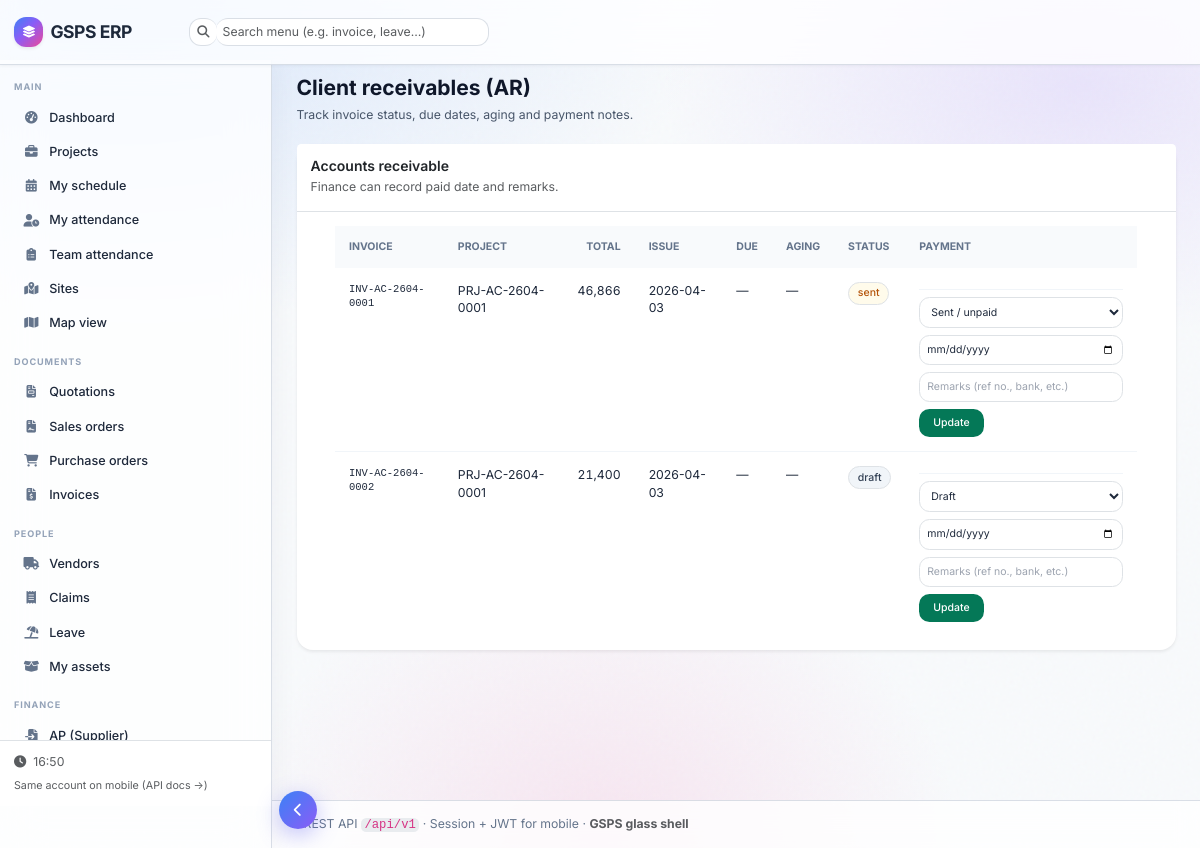
The app's page /finance/ar (signed in) with its own data.
### app/models/entities.py (models this page shows)
class Invoice(Base):
    __tablename__ = "invoices"
    id: Mapped[int] = mapped_column(primary_key=True)
    company_id: Mapped[int] = mapped_column(ForeignKey("companies.id", ondelete="CASCADE"))
    project_id: Mapped[int] = mapped_column(ForeignKey("projects.id", ondelete="CASCADE"))
    sales_order_id: Mapped[int | None] = mapped_column(ForeignKey("sales_orders.id"), nullable=True)
    number: Mapped[str] = mapped_column(String(64), unique=True, index=True)
    issue_date: Mapped[date] = mapped_column(Date)
    due_date: Mapped[date | None] = mapped_column(Date, nullable=True)
    basis: Mapped[InvoiceBasis] = mapped_column(Enum(InvoiceBasis), default=InvoiceBasis.line_items)
    percent_of_so: Mapped[Decimal | None] = mapped_column(Numeric(8, 4), nullable=True)
    tax_percent: Mapped[Decimal] = mapped_column(Numeric(8, 4), default=Decimal("0"))
    pay_status: Mapped[InvoicePayStatus] = mapped_column(Enum(InvoicePayStatus), default=InvoicePayStatus.draft)
    paid_at: Mapped[date | None] = mapped_column(Date, nullable=True)
    payment_remarks: Mapped[str | None] = mapped_column(Text, nullable=True)
    notes: Mapped[str | None] = mapped_column(Text, nullable=True)
    created_at: Mapped[datetime] = mapped_column(DateTime(timezone=True), server_default=func.now())
    project: Mapped["Project"] = relationship(back_populates="invoices")
    sales_order: Mapped["SalesOrder | None"] = relationship(back_populates="invoices")
    lines: Mapped[list["InvoiceLine"]] = relationship(
        back_populates="invoice", cascade="all, delete-orphan", order_by="InvoiceLine.position"
    )

class Project(Base):
    __tablename__ = "projects"
    id: Mapped[int] = mapped_column(primary_key=True)
    company_id: Mapped[int] = mapped_column(ForeignKey("companies.id", ondelete="CASCADE"))
    code: Mapped[str] = mapped_column(String(50), index=True)
    name: Mapped[str] = mapped_column(String(300))
    client_name: Mapped[str] = mapped_column(String(300))
    status: Mapped[ProjectStatus] = mapped_column(Enum(ProjectStatus), default=ProjectStatus.active)
    currency: Mapped[str] = mapped_column(String(8), default="USD")
    notes: Mapped[str | None] = mapped_column(Text, nullable=True)
    created_at: Mapped[datetime] = mapped_column(DateTime(timezone=True), server_default=func.now())
    company: Mapped["Company"] = relationship()
    quotations: Mapped[list["Quotation"]] = relationship(back_populates="project")
    sales_orders: Mapped[list["SalesOrder"]] = relationship(back_populates="project")
    purchase_orders: Mapped[list["PurchaseOrder"]] = relationship(back_populates="project")
    claims: Mapped[list["InternalClaim"]] = relationship(back_populates="project")
    invoices: Mapped[list["Invoice"]] = relationship(back_populates="project")
    cost_lines: Mapped[list["ProjectCostLine"]] = relationship(
        back_populates="project", cascade="all, delete-orphan", order_by="ProjectCostLine.created_at"
    )
    schedule_items: Mapped[list["ScheduleItem"]] = relationship(
        back_populates="project", cascade="all, delete-orphan", order_by="ScheduleItem.start_at"
    )
    sites: Mapped[list["Site"]] = relationship(
        back_populates="project", cascade="all, delete-orphan", order_by="Site.created_at"
    )

### app/routers/finance_pages.py (the view)
@router.get("/finance/ar", response_class=HTMLResponse)
async def finance_ar_list(
    request: Request,
    user: User = Depends(get_current_user_web),
    db: AsyncSession = Depends(get_db),
    company_id: int = Depends(get_active_company_id),
):
    if not _can_view_ap_ar(user):
        return RedirectResponse("/dashboard", status_code=302)
    r = await db.execute(
        select(Invoice)
        .options(
            selectinload(Invoice.project),
            selectinload(Invoice.lines),
            selectinload(Invoice.sales_order).selectinload(SalesOrder.lines),
        )
        .where(Invoice.company_id == company_id)
        .order_by(Invoice.issue_date.desc())
    )
    rows = []
    for inv in r.scalars().unique().all():
        settled = aging.ar_is_settled(inv.pay_status)
        total = totals.invoice_total(inv)
        rows.append(
            {
                "inv": inv,
                "total": total,
                "aging": aging.aging_label(inv.due_date, settled),
            }
        )
    return templates.TemplateResponse(
        "finance_ar.html",
        _tc(
            {
                "request": request,
                "user": user,
                "rows": rows,
                "can_edit": _can_edit_payments(user),
            }
        ),
    )

### app/templates/finance_ar.html (shortened to what this page needs)
{% extends "base.html" %}
{% block content %}
{% from "partials/ui.html" import badge, card %}
<div class="flex flex-col md:flex-row md:items-end md:justify-between gap-4 mb-6">
  <div>
    <h1 class="text-2xl font-bold text-slate-900">Client receivables (AR)</h1>
    <p class="text-sm text-slate-600 mt-1">Track invoice status, due dates, aging and payment notes.</p>
  </div>
</div>
{% call card("Accounts receivable", "Finance can record paid date and remarks.") %}
  <div class="overflow-x-auto -mx-5">
    <div class="min-w-full px-5">
      <table class="min-w-full text-sm">
        <thead class="bg-slate-50 text-left text-xs uppercase text-slate-500">
          <tr>
            <th class="px-3 py-3">Invoice</th>
            <th class="px-3 py-3">Project</th>
            <th class="px-3 py-3 text-right">Total</th>
            <th class="px-3 py-3">Issue</th>
            <th class="px-3 py-3">Due</th>
            <th class="px-3 py-3">Aging</th>
            <th class="px-3 py-3">Status</th>
            <th class="px-3 py-3">Payment</th>
          </tr>
        </thead>
        <tbody class="divide-y divide-slate-100">
          {% for row in rows %}
          {% set inv = row.inv %}
          <tr class="align-top hover:bg-slate-50/80">
            <td class="px-3 py-3 font-mono text-xs">{{ inv.number }}</td>
            <td class="px-3 py-3">{% if inv.project %}{{ inv.project.code }}{% else %}—{% endif %}</td>
            <td class="px-3 py-3 text-right tabular-nums">{{ row.total|amount }}</td>
            <td class="px-3 py-3">{{ inv.issue_date }}</td>
            <td class="px-3 py-3">{{ inv.due_date or '—' }}</td>
            <td class="px-3 py-3 {% if 'overdue' in row.aging %}text-rose-700 font-semibold{% endif %}">{{ row.aging }}</td>
            <td class="px-3 py-3">{{ badge(inv.pay_status.value, "green" if inv.pay_status.value == "paid" else ("amber" if inv.pay_status.value == "sent" else "slate")) }}</td>
            <td class="px-3 py-3 max-w-xs">
              {% if can_edit %}
              <form method="post" action="/finance/ar/{{ inv.id }}/payment" class="mt-2 space-y-2 border-t border-slate-100 pt-2">
                <select name="pay_status" class="w-full rounded-xl border border-slate-300 bg-white px-2 py-2 text-xs">
                  <option value="draft" {% if inv.pay_status.value == 'draft' %}selected{% endif %}>Draft</option>
                  <option value="sent" {% if inv.pay_status.value == 'sent' %}selected{% endif %}>Sent / unpaid</option>
                </select>
                <input name="paid_at" type="date"
                       class="w-full rounded-xl border border-slate-300 bg-white px-2 py-2 text-xs"
                       value="{% if inv.paid_at %}{{ inv.paid_at.isoformat() }}{% endif %}"/>
                <input name="payment_remarks" placeholder="Remarks (ref no., bank, etc.)" value="{{ inv.payment_remarks or '' }}"
                       class="w-full rounded-xl border border-slate-300 bg-white px-2 py-2 text-xs"/>
                <button type="submit" class="text-xs inline-flex items-center justify-center rounded-xl bg-emerald-700 px-3 py-2 font-medium text-white hover:bg-emerald-600">
                  Update
                </button>
              </form>
              {% endif %}
            </td>
          </tr>
          {% else %}
          <tr><td colspan="8" class="px-3 py-10 text-center text-slate-500">No client invoices.</td></tr>
          {% endfor %}
        </tbody>
      </table>
    </div>
  </div>
{% endcall %}
{% endblock %}

### app/templates/partials/ui.html (shortened to what this page needs)
{% macro card(title=None, subtitle=None) -%}
  <div class="card shadow-sm border-0 mb-4">
    {%- if title -%}
    <div class="card-header bg-white py-3 border-bottom">
      <h2 class="h6 mb-0 fw-semibold text-body">{{ title }}</h2>
      {%- if subtitle -%}<p class="small text-body-secondary mb-0 mt-1">{{ subtitle }}</p>{%- endif -%}
    </div>
    {%- endif -%}
    <div class="card-body">
      {{ caller() }}
    </div>
  </div>
{%- endmacro %}
{% macro badge(text, tone="slate") -%}
  {%- set tones = {
    "slate":"bg-slate-100 text-slate-700 border-slate-200",
    "green":"bg-emerald-50 text-emerald-700 border-emerald-100",
    "red":"bg-rose-50 text-rose-700 border-rose-100",
    "amber":"bg-amber-50 text-amber-700 border-amber-100",
    "blue":"bg-sky-50 text-sky-700 border-sky-100"
  } -%}
  <span class="inline-flex items-center rounded-full border px-2.5 py-1 text-xs font-medium {{ tones.get(tone, tones['slate']) }}">{{ text }}</span>
{%- endmacro %}

### app/static/css/gsps-theme.css (style rules this page uses)
:root, [data-bs-theme="light"] { --gsps-accent-a: #3b82f6; --gsps-accent-b: #8b5cf6; --gsps-accent-c: #ec4899; --gsps-success: #10b981; --bw-primary: #6366f1; --bw-primary-dark: #4f46e5; --bw-accent: #8b5cf6; --bw-surface: rgba(255, 255, 255, 0.78); --bw-surface-solid: #ffffff; --bw-canvas: #f8fafc; --bw-sidebar-w: 272px; --bw-sidebar-collapsed: 76px; --bw-navbar-h: 60px; --bw-border: rgba(148, 163, 184, 0.35); --bw-shadow: 0 8px 32px rgba(15, 23, 42, 0.07), 0 2px 8px rgba(15, 23, 42, 0.04); --bs-primary: #6366f1; --bs-primary-rgb: 99, 102, 241; --bs-link-color: #4f46e5; --bs-link-hover-color: #4338ca; --bs-body-bg: #f8fafc; --bs-body-color: #1e293b; }
html { font-size: 14px; -webkit-font-smoothing: antialiased; }
body { font-family: Inter, system-ui, -apple-system, "Segoe UI", Roboto, sans-serif; font-size: 14px; font-weight: 400; background-color: transparent !important; color: var(--bs-body-color); position: relative; }
.bw-main .card { border-radius: 16px; border: 1px solid var(--bw-border); box-shadow: var(--bw-shadow); background: var(--bw-surface-solid); }

### records on screen
Invoice: number "INV-AC-2604-0001", total|amount "46,866", issue_date "2026-04-03", due_date "—", aging "—", pay_status "sent", pay_status "Sent / unpaid"
Project: project.code "PRJ-AC-2604-0001"
Invoice: number "INV-AC-2604-0002", total|amount "21,400", issue_date "2026-04-03", due_date "—", aging "—", pay_status "draft", pay_status "Draft"

### other values on screen
{{ app_name }} "GSPS ERP"
{{ title }} "Accounts receivable"
{{ subtitle }} "Finance can record paid date and remarks."
